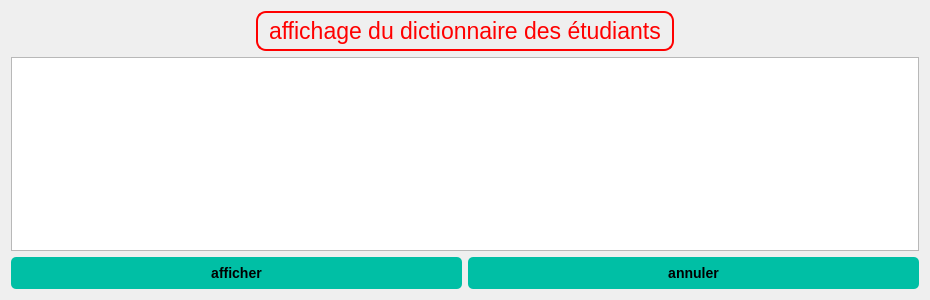
<?xml version="1.0" encoding="UTF-8"?>
<ui version="4.0">
 <class>Dialog</class>
 <widget class="QDialog" name="Dialog">
  <property name="geometry">
   <rect>
    <x>0</x>
    <y>0</y>
    <width>930</width>
    <height>300</height>
   </rect>
  </property>
  <property name="windowTitle">
   <string>Dialog</string>
  </property>
  <property name="styleSheet">
   <string notr="true">QLabel {
    background-color: none;
    border: 2px solid #00BFA5;
    border-radius: 10px;
    padding: 5px;
    color: #000000;
    font-size: 17pt;
    font-family: Arial, sans-serif;
}
QPushButton {
    font-family: &quot;Arial&quot;, sans-serif;
    font-size: 14px;
    font-weight: bold;
    color: #000000;
    background-color: #00BFA5;
    border: none;
    border-radius: 5px;
    padding: 8px 16px;
    text-align: center;
    text-transform: uppercase;
}

QPushButton:hover {
    background-color: #009980;
}
</string>
  </property>
  <layout class="QGridLayout" name="gridLayout">
   <item row="4" column="1">
    <widget class="QPushButton" name="pushButton_2">
     <property name="styleSheet">
      <string notr="true">/* Buttons */
QPushButton {
    font-family: &quot;Arial&quot;, sans-serif;
    font-size: 14px;
    font-weight: bold;
    color: #000000; /* Black text color */
    background-color: #00BFA5; /* Teal button background color */
    border: none;
    border-radius: 5px;
    padding: 8px 16px;
    text-align: center; /* Center align button text */
    text-transform: uppercase; /* Uppercase button text */
}

QPushButton:hover {
    background-color: #009980; /* Darker teal button background color on hover */
}</string>
     </property>
     <property name="text">
      <string>annuler</string>
     </property>
    </widget>
   </item>
   <item row="4" column="0">
    <widget class="QPushButton" name="pushButton">
     <property name="styleSheet">
      <string notr="true">/* Buttons */
QPushButton {
    font-family: &quot;Arial&quot;, sans-serif;
    font-size: 14px;
    font-weight: bold;
    color: #000000; /* Black text color */
    background-color: #00BFA5; /* Teal button background color */
    border: none;
    border-radius: 5px;
    padding: 8px 16px;
    text-align: center; /* Center align button text */
    text-transform: uppercase; /* Uppercase button text */
}

QPushButton:hover {
    background-color: #009980; /* Darker teal button background color on hover */
}</string>
     </property>
     <property name="text">
      <string>afficher</string>
     </property>
    </widget>
   </item>
   <item row="3" column="0" colspan="2">
    <widget class="QTableView" name="tableView"/>
   </item>
   <item row="2" column="0" colspan="2" alignment="Qt::AlignHCenter">
    <widget class="QLabel" name="label">
     <property name="font">
      <font>
       <family>Arial,sans-serif</family>
       <pointsize>17</pointsize>
      </font>
     </property>
     <property name="styleSheet">
      <string notr="true">
QLabel {
  background-color: none;
  border: 2px solid red;
  border-radius: 10px;
  padding: 5px;
  color: red;
  font-size: 17pt;
  font-family: Arial, sans-serif;
  

}
</string>
     </property>
     <property name="text">
      <string>affichage du dictionnaire des étudiants</string>
     </property>
    </widget>
   </item>
  </layout>
 </widget>
 <resources/>
 <connections/>
</ui>
